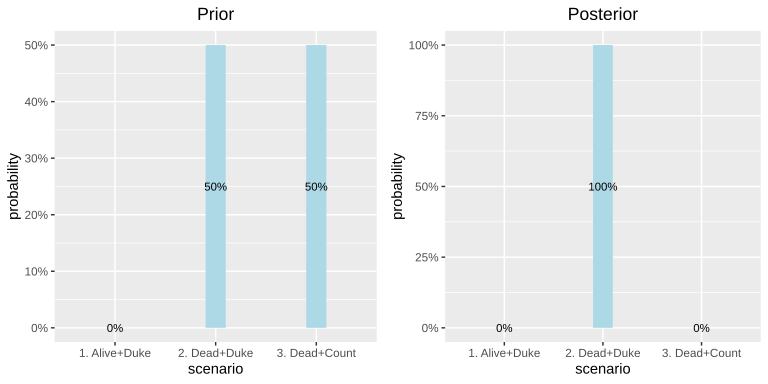

The script that saved this image:
# include necessary libraries
library(ggplot2)
library(svglite)
library(gridExtra)


priors = data.frame(scenario=c("1. Alive+Duke", "2. Dead+Duke", "3. Dead+Count"), probability=c(0, 0.5, 0.5))
posteriors = data.frame(scenario=c("1. Alive+Duke", "2. Dead+Duke", "3. Dead+Count"), probability=c(0, 1, 0))


p1 = ggplot(priors, aes(x=scenario, y=probability)) +
  geom_bar(stat="identity", width=0.2, fill="lightblue") +
  scale_y_continuous(labels=scales::percent)  +
  theme(legend.position="none") +
  theme(plot.title = element_text(hjust = 0.5)) +
  labs(title="Prior") +
  geom_text(aes(x=scenario,y=probability,label=percent(probability)), position = position_stack(vjust = .5), size = 3)
print(p1)


p2 = ggplot(posteriors, aes(x=scenario, y=probability)) +
  geom_bar(stat="identity", width=0.2, fill="lightblue") +
  scale_y_continuous(labels=scales::percent)  +
  theme(legend.position="none") +
  theme(plot.title = element_text(hjust = 0.5)) +
  labs(title="Posterior") +
  geom_text(aes(x=scenario,y=probability,label=percent(probability)), position = position_stack(vjust = .5), size = 3)
print(p2)


# p1 = ggplot(priors, aes(x=scenario, y=probability)) + geom_bar(stat="identity", width=0.1) + scale_y_continuous(labels=scales::percent)  + theme(legend.position="none") + theme(plot.title = element_text(hjust = 0.5)) + labs(title="Priors")


        

# lot two charts side by side using a grid
g <- grid.arrange(p1, p2, ncol=2)

# now export the plot as a transparent svg
ggsave(file="~/Downloads/reallocation-of-probabilities-2.svg", g, width=8, height=4, units="in", device="svg", dpi=75, bg="transparent")
